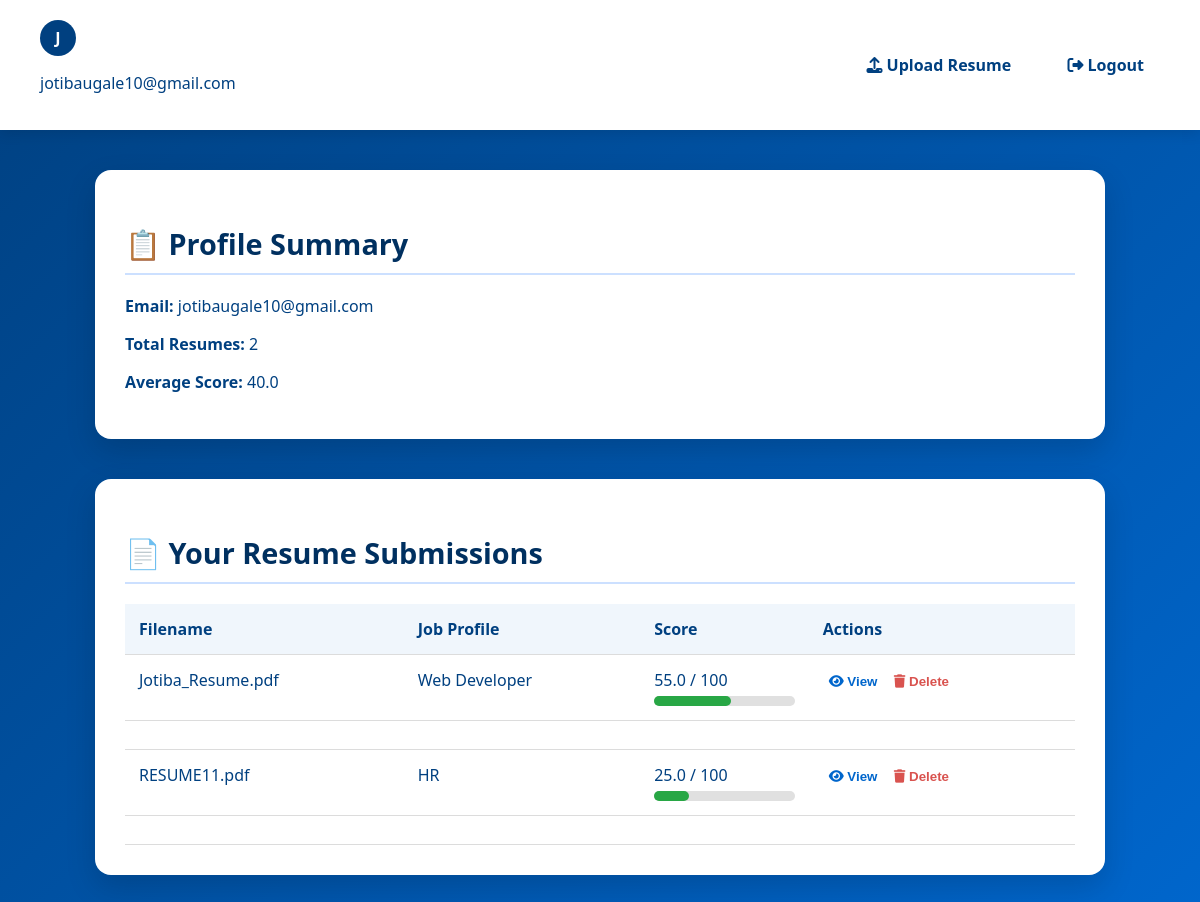
The app's page /dashboard (signed in) with its own data.
### tables this page shows
CREATE TABLE users (
            id INTEGER PRIMARY KEY AUTOINCREMENT,
            username TEXT NOT NULL,
            email TEXT UNIQUE NOT NULL,
            password_hash TEXT NOT NULL
        );

CREATE TABLE resumes (
            id INTEGER PRIMARY KEY AUTOINCREMENT,
            user_id INTEGER NOT NULL,
            username TEXT NOT NULL,
            filename TEXT,
            job_profile TEXT,
            score REAL,
            feedback TEXT,
            uploaded_on TEXT DEFAULT CURRENT_TIMESTAMP,
            FOREIGN KEY (user_id) REFERENCES users(id)
        );

### app/user_routes.py (the view)
@user.route("/dashboard")
def user_dashboard():
    if not session.get("user_id"):
        return redirect(url_for("main.login"))
    user_id = session["user_id"]
    with get_db_connection() as conn:
        cursor = conn.cursor()
        cursor.execute("SELECT * FROM resumes WHERE user_id = ?", (user_id,))
        resumes_raw = cursor.fetchall()
        cursor.execute("SELECT username, email FROM users WHERE id = ?", (user_id,))
        user_row = cursor.fetchone()
        username = user_row["username"] if user_row else "Unknown"
        user_email = user_row["email"] if user_row else "user@example.com"
    resumes = []
    for r in resumes_raw:
        try:
            feedback = json.loads(r["feedback"]) if r["feedback"] else {}
        except Exception as e:
            print(f"[Feedback Parse Error] Resume ID {r['id']}: {e}")
            feedback = {}
        resumes.append({
            "id": r["id"],
            "filename": r["filename"],
            "job_profile": r["job_profile"],
            "score": r["score"],
            "uploaded_on": r["uploaded_on"],
            "match_summary": feedback.get("match_summary", "N/A"),
            "strengths": feedback.get("strengths", []),
            "weaknesses": feedback.get("weaknesses", []),
            "suggestions": feedback.get("suggestions", [])
        })
    total_resumes = len(resumes)
    average_score = round(sum(r['score'] for r in resumes) / total_resumes, 2) if resumes else 0
    return render_template(
        "user_dashboard.html",
        username=username,
        user_email=user_email,
        resume_data=resumes,
        total_resumes=total_resumes,
        average_score=average_score
    )

### app/user_routes.py (called while the page is built)
def get_db_connection():
    db_path = os.path.abspath(os.path.join(os.getcwd(), "database.db"))
    print(f"[DB DEBUG] Connecting to: {db_path}")
    conn = sqlite3.connect(db_path)
    conn.row_factory = sqlite3.Row
    return conn

### templates/user_dashboard.html (shortened to what this page needs)
<!DOCTYPE html>
<html lang="en">
<head>
  <link rel="stylesheet" href="{{ url_for('static', filename='css/user_dashboard.css') }}">
  <link rel="stylesheet" href="https://cdnjs.cloudflare.com/ajax/libs/font-awesome/6.5.0/css/all.min.css">
</head>
<body>
  <header class="dashboard-header">
    <div class="user-info">
      <div class="user-avatar">{{ user_email[0]|upper }}</div>
      <p>{{ user_email }}</p>
    </div>
    <nav class="nav-links">
      <a href="{{ url_for('main.upload_resume') }}"><i class="fas fa-upload"></i> Upload Resume</a>
      <a href="{{ url_for('main.logout') }}"><i class="fas fa-sign-out-alt"></i> Logout</a>
    </nav>
  </header>
  <section class="summary">
    <h2>📋 Profile Summary</h2>
    <p><strong>Email:</strong> {{ user_email }}</p>
    <p><strong>Total Resumes:</strong> {{ total_resumes }}</p>
    <p><strong>Average Score:</strong> {{ average_score }}</p>
  </section>
  <section class="history">
    <h2>📄 Your Resume Submissions</h2>
    <table>
      <thead>
        <tr>
          <th>Filename</th>
          <th>Job Profile</th>
          <th>Score</th>
          <th>Actions</th>
        </tr>
      </thead>
      <tbody>
        {% for row in resume_data %}
        <tr>
          <td>{{ row.filename }}</td>
          <td>{{ row.job_profile }}</td>
          <td>
            {{ row.score }} / 100
            <div class="progress-bar-container">
              <div class="progress-bar" style="width: {{ row.score }}%;"></div>
            </div>
          </td>
          <td>
            <button class="view-btn" id="btn-{{ row.id }}" onclick="toggleFeedback({{ row.id }})">
              <i class="fas fa-eye"></i> View
            </button>
            <form method="POST" action="{{ url_for('main.delete_resume', resume_id=row.id) }}" style="display:inline;">
              <button type="submit" class="delete-btn"><i class="fas fa-trash"></i> Delete</button>
            </form>
          </td>
        </tr>
        <tr id="feedback-{{ row.id }}" class="feedback-box-row">
          <td colspan="4">
          </td>
        </tr>
        {% endfor %}
      </tbody>
    </table>
  </section>
</body>
</html>

### static/css/user_dashboard.css (style rules this page uses)
body { font-family: 'Segoe UI', sans-serif; background: linear-gradient(135deg, #004080, #0066cc); margin: 0; padding: 0; min-height: 100vh; color: #004080; }
header { background-color: white; color: #004080; padding: 20px 40px; display: flex; justify-content: space-between; align-items: center; box-shadow: 0 4px 12px rgba(0, 0, 0, 0.1); }
nav a { color: #004080; margin-left: 20px; text-decoration: none; font-weight: 600; padding: 8px 16px; border-radius: 6px; transition: background-color 0.3s ease; }
.summary, .history { margin: 40px auto; padding: 30px; max-width: 950px; background: white; border-radius: 16px; box-shadow: 0 12px 30px rgba(0, 0, 0, 0.15); transition: transform 0.3s ease; }
.summary h2, .history h2 { color: #003060; font-size: 1.8rem; margin-bottom: 20px; border-bottom: 2px solid #cce0ff; padding-bottom: 10px; }
table { width: 100%; border-collapse: collapse; margin-top: 20px; }
th, td { text-align: left; padding: 14px; border-bottom: 1px solid #dcdcdc; font-size: 1rem; vertical-align: top; }
th { background-color: #f0f6fc; color: #004080; }
button { font-weight: bold; color: #d9534f; background: none; border: none; cursor: pointer; }
.progress-bar-container { width: 100%; background-color: #e0e0e0; border-radius: 8px; height: 10px; margin-top: 5px; }
.progress-bar { height: 100%; background-color: #28a745; border-radius: 8px; transition: width 0.4s ease; }
.user-avatar { background-color: #004080; color: white; border-radius: 50%; width: 36px; height: 36px; display: flex; justify-content: center; align-items: center; font-weight: bold; font-size: 1rem; }

### templates/user_dashboard.html (style rules this page uses)
.view-btn { background: none; border: none; color: #0066cc; cursor: pointer; font-weight: bold; }

### records on screen
users: email "J", email "jotibaugale10@gmail.com"
resumes: filename "Jotiba_Resume.pdf", job_profile "Web Developer", score "55.0"
resumes: filename "RESUME11.pdf", job_profile "HR", score "25.0"

### other values on screen
{{ total_resumes }} "2"
{{ average_score }} "40.0"
